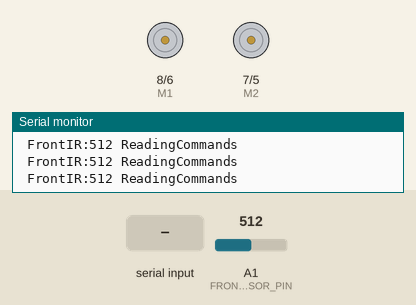
Simulated run of this sketch. Board: Arduino Uno, built with avr-gcc and run on an emulated ATmega328P. Shown: direction and speed pins drawn as motors (green arrow = direction pin HIGH = forward, orange = LOW = backward, longer = more drive), the last lines printed to the serial monitor. The inputs (shaded band) are chosen by the test bench; at power-on: A1 (FRONT_IR_SENSOR_PIN) = 512.

Above: at 1.2 s.
1.3 s: "a" received over Serial
At 2.2 s:
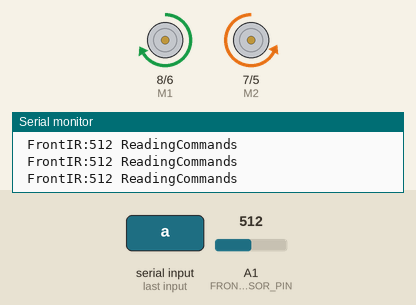
2.8 s: "d" received over Serial
At 3.6 s:
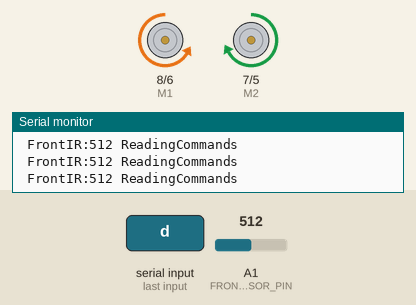
4.3 s: A1 (FRONT_IR_SENSOR_PIN) set to 76
6.0 s: A1 (FRONT_IR_SENSOR_PIN) set to 65
At 7.0 s:
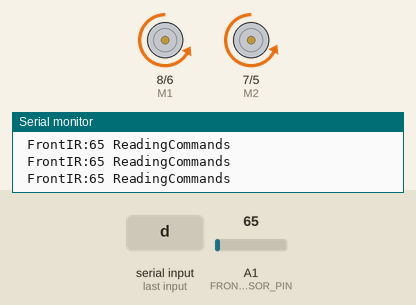
8.0 s: "1" received over Serial
At 8.5 s:
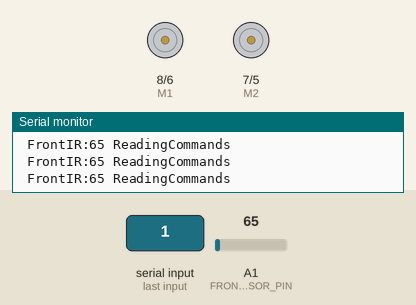
Timing chart, 0 to 10.5 s (numbered marks = the images above; inputs shaded):
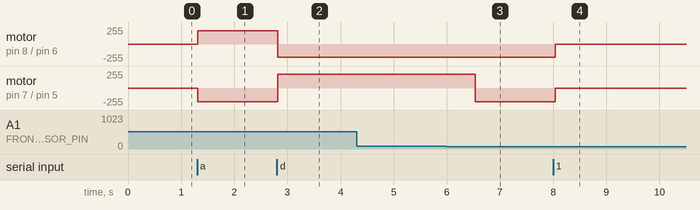

Measured:
- the behaviour switches between 70 and 69 on A1 (FRONT_IR_SENSOR_PIN) (found by bisection; images 2 and 3)
- after the input at 1.3 s, motor on pin 8 (M1) / pin 6 (E1): stopped → forward 200/255 at once; motor on pin 7 (M2) / pin 5 (E2): stopped → backward 204/255 at once
- after the input at 2.8 s, motor on pin 8 (M1) / pin 6 (E1): forward 200/255 → backward 200/255 at once; motor on pin 7 (M2) / pin 5 (E2): backward 204/255 → forward 204/255 at once
- after the input at 6.0 s, motor on pin 7 (M2) / pin 5 (E2): forward 204/255 → backward 204/255 after 0.53 s
- after the input at 8.0 s, motor on pin 8 (M1) / pin 6 (E1): backward 200/255 → stopped at once; motor on pin 7 (M2) / pin 5 (E2): backward 204/255 → stopped at once

The sketch:

sketch_mar04a.ino
```cpp
#define FRONT_IR_SENSOR_PIN  1 // Must be an analog pin

int DEBUG_DUMP = 1;

int nRearSafetyThreshold = 100; // When the rover approaches the edge the signal falls from 400 to less than 100.
int nfrontSafetyThreshold = 250; // When the rover approaches the edge the signal falls from 400 to less than 100.

int E1 = 6; //M1 Speed Control
int E2 = 5; //M2 Speed Control
int M1 = 8; //M1 Direction Control
int M2 = 7; //M2 Direction Control

/// GLOBAL STATES
int MOVING_FORWARD = 1;
int TURNING_LEFT = 2;
int TURNING_RIGHT = 3;
int REVERSING = 4;
int STOPPED = 5;
int INIT = 6;
int nMovementState_ = INIT;

/// PERMISSION STATES
boolean bSafeToReverse_ = false;
boolean bSafeToGoForward_ = true;
int lastSensorReading = 0;


void setup()
{
	int i;
	for(i=5;i<=8;i++)
	{
		pinMode(i, OUTPUT);
	}
	Serial.begin(115200); //Set serial baud rate to 115200
}


boolean isDangerousRearSensorValue(int n)
{
	return n < nRearSafetyThreshold;
}


boolean isDangerousFrontSensorValue(int n)
{
//	return n < nfrontSafetyThreshold;
        return n > nfrontSafetyThreshold;
}


void readRearIRSensor()
{
        int nRearSensorValue;
//	nRearSensorValue = analogRead(REAR_IR_SENSOR_PIN);
	if (DEBUG_DUMP) Serial.print(" RearIR:");
	if (DEBUG_DUMP) Serial.print(nRearSensorValue);
	bSafeToReverse_ = ! isDangerousRearSensorValue(nRearSensorValue);
	if (nMovementState_ != STOPPED && nMovementState_ != MOVING_FORWARD)
	{
		if (! bSafeToReverse_)
		{
			if (DEBUG_DUMP) Serial.print(" EMERGENCY STOP ");
			stop();
		}
	}
}


void readFrontIRSensor()
{
        int leftspeed = 200; //255 is maximum speed
	int rightspeed =  204;
  	int nFrontSensorValue = analogRead(FRONT_IR_SENSOR_PIN);
	if (DEBUG_DUMP) Serial.print(" FrontIR:");
	if (DEBUG_DUMP) Serial.print(nFrontSensorValue);
	bSafeToGoForward_ = ! isDangerousFrontSensorValue(nFrontSensorValue);

	if (nMovementState_ != STOPPED && nMovementState_ != REVERSING)
	{
//		if (! bSafeToGoForward_)
//		{
//			if (DEBUG_DUMP) Serial.print(" EMERGENCY STOP ");
//			stop();
//		}
              if( nMovementState_ == MOVING_FORWARD && ! bSafeToGoForward_) {
                  stop();
                  right(leftspeed,rightspeed);
              }
              if( nMovementState_ == TURNING_RIGHT && nFrontSensorValue < 70) {
                 delay(500);
                 stop();
                 forward(leftspeed,rightspeed);
              }
	}

      if( nMovementState_ == INIT && lastSensorReading != 0 && nFrontSensorValue > 500 && lastSensorReading < 100) {
        Serial.print(" STARTING TO MOVE YO! ");
        bSafeToGoForward_ = true;
        forward(leftspeed,rightspeed);
      }
      lastSensorReading = nFrontSensorValue;
}

void stop(void) //Stop
{
	if (DEBUG_DUMP) Serial.print(" StopCommand ");
	digitalWrite(E1,LOW);
	digitalWrite(E2,LOW);
	nMovementState_ = STOPPED;
}


void forward(char a,char b)
{
	if (DEBUG_DUMP) Serial.print(" ForwardCommand ");
	if (bSafeToGoForward_)
	{
		analogWrite (E1,a);
		digitalWrite(M1,LOW);
		analogWrite (E2,b);
		digitalWrite(M2,LOW);
		nMovementState_ = MOVING_FORWARD;
	}
}


void reverse (char a,char b)
{
	if (DEBUG_DUMP) Serial.print(" ReverseCommand ");
	if (bSafeToReverse_)
	{
		analogWrite (E1,a);
		digitalWrite(M1,HIGH);
		analogWrite (E2,b);
		digitalWrite(M2,HIGH);
		nMovementState_ = REVERSING;
	}
}


void left (char a,char b)
{
	if (DEBUG_DUMP) Serial.print(" LeftCommand ");
	analogWrite (E1,a);
	digitalWrite(M1,HIGH);
	analogWrite (E2,b);
	digitalWrite(M2,LOW);
	nMovementState_ = TURNING_LEFT;
}


void right (char a,char b)
{
	if (DEBUG_DUMP) Serial.print(" RightCommand ");
	analogWrite (E1,a);
	digitalWrite(M1,LOW);
	analogWrite (E2,b);
	digitalWrite(M2,HIGH);
	nMovementState_ = TURNING_RIGHT;
}


void obtainCommandInput()
{
	if (DEBUG_DUMP) Serial.print(" ReadingCommands ");

	if( Serial.available() )           // if data is available to read
	{
		if (DEBUG_DUMP) Serial.print(" CharactersRead ");

		char val = Serial.read();

		int leftspeed = 200; //255 is maximum speed
		int rightspeed =  204;
		if (DEBUG_DUMP) Serial.print(val);
		if (DEBUG_DUMP) Serial.print(" ");

		switch (val) // Perform an action depending on the command
		{
			case 'w'://Move Forward
				forward (leftspeed,rightspeed);
				break;
			case 's'://Move Backwards
				reverse (leftspeed,rightspeed);
				break;
			case 'a'://Turn Left
				left (leftspeed,rightspeed);
				break;
			case 'd'://Turn Right
				right (leftspeed,rightspeed);
				break;
			default:
				stop();
			break;
		}
	}

}


void loop()
{
	readFrontIRSensor();
	obtainCommandInput();
	delay(100);
	Serial.println();
}
```
